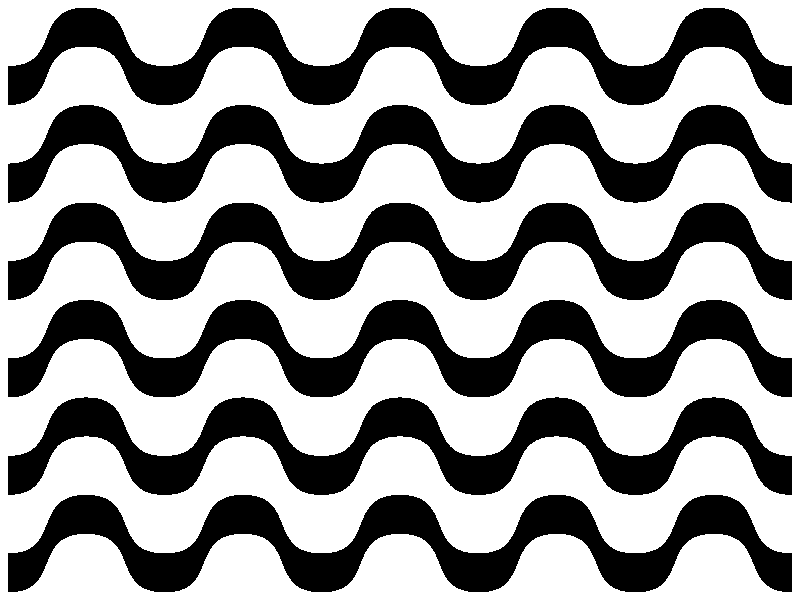
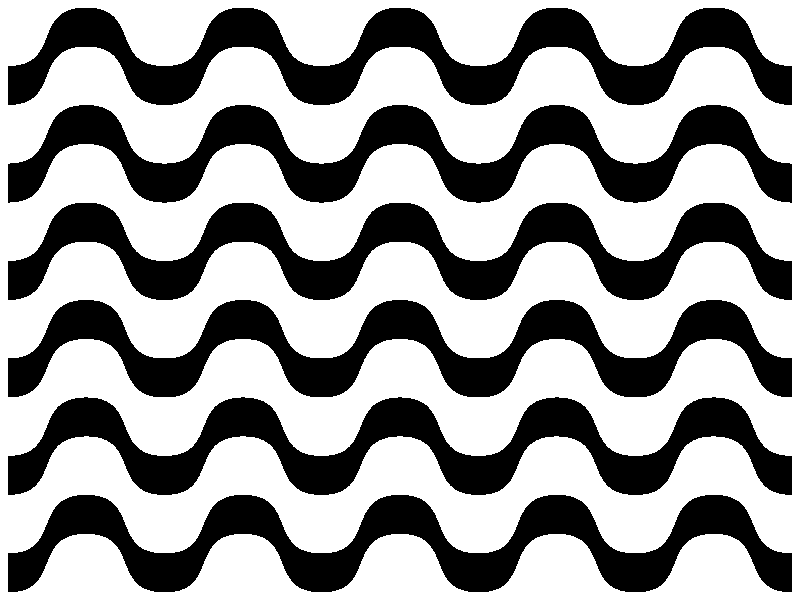

Here is the R script that generated these plots, in order:
# packages ----------------------------------------------------------------

library(tidyverse)
library(ggforce)
library(patchwork)

# data --------------------------------------------------------------------

col_1 <- c("a", "b", "c", "d")
col_2 <- c("e", "f", "g", "h")
col_3 <- c("i", "j", "k", "l")
value <- c(0, 5, 5, 5)

df <- data.frame(col_1, col_2, col_3, value)

df <- gather_set_data(df, 1:3)

df$y <- factor(df$y, levels = c("a", "b", "c", "d",
                                "f", "g", "h", "e",
                                "i", "j", "k", "l"
                                ))

# plot -------------------------------------------------

a <- df %>%
  ggplot(aes(x, id = id, split = y, value = value)) +
  geom_parallel_sets(
    fill = "black",
    axis.width = 0,
    sep = 0.5,
    strength = 0.7
  ) +
  geom_parallel_sets_axes(axis.width = 0) +
  scale_y_continuous(expand = c(0, 0)) +
  scale_x_discrete(expand = c(0, 0)) +
  theme_void()

# copacabana ------------------------------------------

(a|a|a|a|a)/(a|a|a|a|a)

ggsave("copacabana3.png", width = 6, height = 6)

